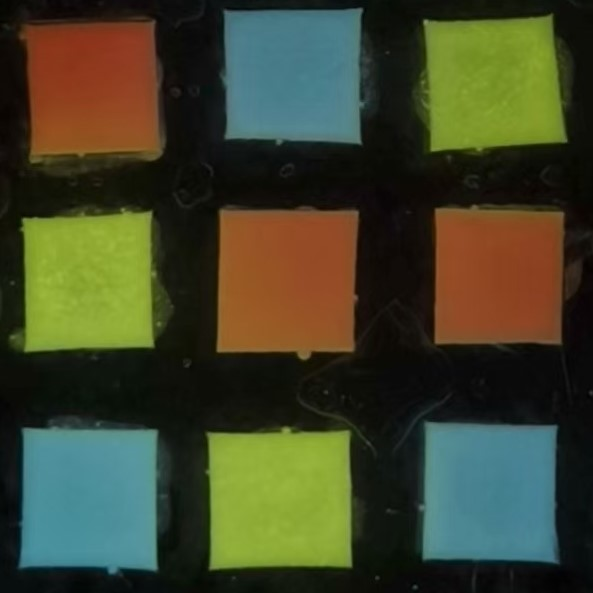
#> input picture Sample/Pic00_1.jpg, 593 x 593 px, found by its file name
$ python color_code_detector.py
#> lines starting #> are read from the running program, lines starting #| are printed output that depends on the picture; after the words box and inside, x2 and y2 are one past the last pixel; in counts of white or black regions, pixels touching at a corner belong together
### DS-2025/v0.1.3/package_test13/image_preprocessing.py
import cv2
import numpy as np

def preprocess_image(self):
    """图像预处理流水线，规范大小，找出边缘（初步）"""
    # 尺寸标准化
    img = cv2.resize(self.image, (self.target_size, self.target_size), interpolation=cv2.INTER_AREA)
    self.Sized_img = img

    # 图像增强
    hsv = cv2.cvtColor(img, cv2.COLOR_BGR2HSV)
    v_channel = hsv[:, :, 2]  # 提取 V 通道

    # 对亮度较高的像素进行指数映射
    v_normalized = v_channel / 255.0  # 归一化到 [0, 1]
    brightness_threshold = self.HPbrightness_threshold  # 最大的一个分量
    gamma = self.HP_gamma  # <0 就是放大
    mask = v_channel > brightness_threshold  # 创建高亮区域的掩码
    v_enhanced = np.where(mask, np.power(v_normalized, gamma) * 255, v_channel)  # 仅增强高亮区域
    v_enhanced = v_enhanced.astype(np.uint8)  # 恢复像素范围

    # 将增强后的 V 通道合并回 HSV 图像
    hsv[:, :, 2] = v_enhanced
    img_enhanced = cv2.cvtColor(hsv, cv2.COLOR_HSV2BGR)  # 转换回 BGR 颜色空间

    gray = cv2.cvtColor(img_enhanced, cv2.COLOR_BGR2GRAY)
    blurred = cv2.GaussianBlur(gray, (self.HPsizeGaussian, self.HPsizeGaussian), 0)  # 高斯模糊
    edged = cv2.Canny(blurred, self.HPt1Canny, self.HPt2Canny)  # Canny边缘检测

    self.visualize_process("Standard Size Pic", img)  # 标准尺寸图片
    self.visualize_process("Gamma Func.", img_enhanced)  # 灰度图像
    self.visualize_process("Gray Func.", gray)  # 灰度图像
    self.visualize_process("GaussianBlur Func.", blurred)  # 高斯模糊图像
    self.visualize_process("Canny Edge Func.", edged)  # Canny 边缘检测

    # 形态学增强：闭运算以填充边缘检测后的孔洞
    kernel = cv2.getStructuringElement(cv2.MORPH_RECT, (self.HPkernel, self.HPkernel))  # 返回一个卷积核
    closed = cv2.morphologyEx(edged, cv2.MORPH_CLOSE, kernel)

    self.visualize_process("CLOSED Func.", closed)

    self.closed_img = closed
    return closed

### DS-2025/v0.1.3/package_test13/contour_detection.py
import cv2
import numpy as np

def detect_contours(self):
    """这个函数主要作用是剔除无用边缘"""
    contours, _ = cv2.findContours(self.closed_img, cv2.RETR_EXTERNAL, cv2.CHAIN_APPROX_SIMPLE)

    img_size = self.target_size
    min_dim = img_size // self.min_screen_coef
    max_dim = img_size // self.max_screen_coef

    valid_contours = []  # 可用边缘
    quadrilaterals = []  # 内接四边形

    for cnt in contours:
        if len(cnt) < 5:  # 至少需要5个点才能构成有效轮廓
            continue

        area = cv2.contourArea(cnt)
        if area < self.min_contour_area:
            continue

        try:
            rect = cv2.minAreaRect(cnt)
            box = cv2.boxPoints(rect)
            box = np.intp(box)

            if (box < 0).any() or (box >= img_size).any():
                continue
        except:
            continue

        x, y, w, h = cv2.boundingRect(cnt)
        if not (min_dim < w < max_dim and min_dim < h < max_dim):
            continue

        valid_contours.append(cnt)
        quadrilaterals.append(box)

    print("有效边缘个数：")
    print(len(valid_contours))
    print("有效内接四边形个数：")
    print(len(quadrilaterals))

    if len(quadrilaterals) != 9:
        print("有效内接四边形不为9！！请检查超参数配置或检查图片")
        cv2.waitKey()
        return []

    self.contours = valid_contours
    self.quadrilaterals = self.sort_quad(quadrilaterals)  # 调用类的方法

    return quadrilaterals

def sort_quad(self, quadrilaterals):
    """将每个四边形的顶点按照左上、右上、右下、左下的顺序排序。"""
    sorted_quads = []

    for quad in quadrilaterals:
        quad = np.array(quad)
        sorted_by_x = quad[np.argsort(quad[:, 0])]
        left_points = sorted_by_x[:2]
        right_points = sorted_by_x[2:]

        left_points = left_points[np.argsort(left_points[:, 1])]
        top_left, bottom_left = left_points[0], left_points[1]

        right_points = right_points[np.argsort(right_points[:, 1])]
        top_right, bottom_right = right_points[0], right_points[1]

        sorted_quad = np.array([top_left, top_right, bottom_right, bottom_left])
        sorted_quads.append(sorted_quad)

    sorted_quadrilaterals = self.sort_quadrilaterals(sorted_quads)
    return sorted_quadrilaterals

def sort_quadrilaterals(self, points_list):
    """对 9 个四边形进行排序，按照从左到右、从上到下的顺序排列。"""
    quad_centers = []
    for quad in points_list:
        cx = sum(p[0] for p in quad) / 4
        cy = sum(p[1] for p in quad) / 4
        quad_centers.append((cx, cy))

    a_index = min(range(9), key=lambda i: quad_centers[i][0] + quad_centers[i][1])
    A = points_list[a_index]

    top_avg = (A[0][1] + A[1][1]) / 2
    bottom_avg = (A[2][1] + A[3][1]) / 2

    same_row = []
    for i in range(9):
        if i == a_index:
            continue
        cx, cy = quad_centers[i]
        if top_avg <= cy <= bottom_avg:
            same_row.append((cx, i))

    same_row.sort(key=lambda x: x[0])
    B_index = same_row[0][1]
    C_index = same_row[1][1]

    remaining = set(range(9)) - {a_index, B_index, C_index}

    B = points_list[B_index]
    left_x = (B[0][0] + B[3][0]) / 2
    right_x = (B[1][0] + B[2][0]) / 2

    left_col = []
    mid_col = []
    right_col = []
    for i in remaining:
        cx, cy = quad_centers[i]
        if cx < left_x:
            left_col.append((cy, i))
        elif cx > right_x:
            right_col.append((cy, i))
        else:
            mid_col.append((cy, i))

    left_col.sort(key=lambda x: x[0])
    mid_col.sort(key=lambda x: x[0])
    right_col.sort(key=lambda x: x[0])

    if len(left_col) < 2 or len(mid_col) < 2 or len(right_col) < 2:
        print("未足额找到第二行和第三行的方块")
        print(left_col)
        print(mid_col)
        print(right_col)
        print("=======================================")

    indices = [a_index, B_index, C_index]
    indices.append(left_col[0][1])
    indices.append(mid_col[0][1])
    indices.append(right_col[0][1])
    indices.append(left_col[1][1])
    indices.append(mid_col[1][1])
    indices.append(right_col[1][1])

    ordered = [points_list[i] for i in indices if i is not None]
    self.contours_ordered = ordered
    return ordered

### DS-2025/v0.1.3/package_test13/utils.py
import cv2
import numpy as np

def detect_stretch_ratio(self):
    """检测拉伸比率，并检查波动是否过大。"""
    if not self.contours_ordered:
        raise ValueError("没有检测到有效的四边形，无法计算拉伸比率。")

    ratios = []

    # 计算每个四边形的长宽比
    for quad in self.contours_ordered:
        # 计算四边形的宽度和高度
        width = np.linalg.norm(quad[0] - quad[1])  # 左上到右上的距离
        height = np.linalg.norm(quad[1] - quad[2])  # 右上到右下的距离

        # 计算长宽比 x/y
        ratio = width / height
        ratios.append(ratio)

    # 计算平均长宽比
    mean_ratio = np.mean(ratios)

    # 检查每个比率与均值的差异
    for i, ratio in enumerate(ratios):
        deviation = abs(ratio - mean_ratio) / mean_ratio
        if deviation > self.HP_ts_radio:
            print((f"第 {i+1} 个四边形的拉伸比率 {ratio:.2f} 与均值 {mean_ratio:.2f} 的差异超过阈值 {self.HP_ts_radio*100:.0f}%。"))
            # raise ValueError(f"第 {i+1} 个四边形的拉伸比率 {ratio:.2f} 与均值 {mean_ratio:.2f} 的差异超过阈值 {self.HP_ts_radio*100:.0f}%。")

    self.radio_stretch = mean_ratio
    return mean_ratio

def visualization_detect_contours(self):
    """最终识别成果，可视化"""
    if not self.show_steps:
        # 不执行该函数
        return

    valid_contours = self.contours
    quadrilaterals = self.quadrilaterals

    # 改进的可视化
    contour_image = cv2.resize(self.image.copy(), (self.target_size, self.target_size))

    # 绘制原始轮廓
    cv2.drawContours(contour_image, valid_contours, -1, (0, 255, 0), 2)

    # 绘制四边形（带有效性检查）
    step_vi = 0
    for quad in quadrilaterals:
        step_vi += 1
        # 绘制四边形边界
        cv2.polylines(contour_image, [quad], True, (0, 0, 255), 2)  # 蓝色外接矩形

        # 标注坐标点（可选）
        for j, (x, y) in enumerate(quad):
            cv2.circle(contour_image, (x, y), 3, (255, 0, 0), -1)
            cv2.putText(contour_image, f"{j}", (x + 5, y + 5),
                        cv2.FONT_HERSHEY_SIMPLEX, 0.4, (255, 255, 255), 1)

        # 绘制 step 信息
        # 计算四边形的中心点
        x, y, w, h = cv2.boundingRect(quad)
        center_x = x + w // 2
        center_y = y + h // 2

        # 在中心点绘制 step 信息
        cv2.putText(contour_image, f"Step {step_vi}", (center_x - 20, center_y),
                    cv2.FONT_HERSHEY_SIMPLEX, 0.5, (0, 0, 0), 1)  # 黑色文本

    contour_image2 = cv2.resize(contour_image, (self.target_size * 2, self.target_size * 2))
    self.visualize_process("Debug View", contour_image2)

### DS-2025/v0.1.3/package_test13/color_detection.py
import cv2
import numpy as np

def detect_colors(self):
    """颜色检测主逻辑"""
    detectColor_image = cv2.resize(self.image.copy(), (self.target_size, self.target_size))

    color_means = []  # 存储每个区域的颜色平均值
    color_detects = []  # 存储颜色分类结果

    for quad in self.quadrilaterals:
        x, y, w, h = cv2.boundingRect(quad)

        center_factor = 2 / 3
        center_x = int(x + w * (0.5 - center_factor / 2))
        center_y = int(y + h * (0.5 - center_factor / 2))
        center_w = int(w * center_factor)
        center_h = int(h * center_factor)

        roi = detectColor_image[center_y:center_y + center_h, center_x:center_x + center_w]

        if self.show_hsv:
            hsv_roi = cv2.cvtColor(roi, cv2.COLOR_BGR2HSV)
            h_mean = int(np.mean(hsv_roi[:, :, 0]))
            s_mean = int(np.mean(hsv_roi[:, :, 1]))
            v_mean = int(np.mean(hsv_roi[:, :, 2]))
            colors_group = (h_mean, s_mean, v_mean)
            color_means.append(colors_group)
            classify_color_text = classify_color(self, colors_group)
            color_detects.append(classify_color_text)

            text_position = (center_x, center_y - 30)
            cv2.putText(detectColor_image, f"H: {h_mean}", text_position, cv2.FONT_HERSHEY_SIMPLEX, 0.5, (255, 255, 255), 1)
            cv2.putText(detectColor_image, f"S: {s_mean}", (center_x, center_y - 15), cv2.FONT_HERSHEY_SIMPLEX, 0.5, (255, 255, 255), 1)
            cv2.putText(detectColor_image, f"V: {v_mean}", (center_x, center_y), cv2.FONT_HERSHEY_SIMPLEX, 0.5, (255, 255, 255), 1)
        else:
            b_mean = int(np.mean(roi[:, :, 0]))
            g_mean = int(np.mean(roi[:, :, 1]))
            r_mean = int(np.mean(roi[:, :, 2]))
            colors_group = (b_mean, g_mean, r_mean)
            color_means.append(colors_group)

            classify_color_text = classify_color(self, colors_group)
            color_detects.append(classify_color_text)

            hex_color = "#{:02X}{:02X}{:02X}".format(r_mean, g_mean, b_mean)
            text_position = (center_x, center_y - 10)
            cv2.putText(detectColor_image, hex_color, text_position, cv2.FONT_HERSHEY_SIMPLEX, 0.5, (255, 255, 255), 1)

        classify_text_position = (center_x, center_y + center_h + 20)
        cv2.putText(detectColor_image, classify_color_text, classify_text_position, cv2.FONT_HERSHEY_SIMPLEX, 0.5, (0, 255, 0), 1)

        cv2.rectangle(detectColor_image, (center_x, center_y), (center_x + center_w, center_y + center_h), (0, 255, 0), 2)

    detectColor_image2 = cv2.resize(detectColor_image.copy(), (self.target_size * 2, self.target_size * 2))
    self.visualize_process("Color Detect", detectColor_image2)

    self.color_blocks = color_means
    self.final_codes = color_detects

    return color_means

def classify_color(self, color):
    """根据颜色代码判断颜色类别（红色、蓝色、绿色、黑色）。"""
    if self.show_hsv:
        h, s, v = color
        h = h * 2
        From0 = 0
        From0_endRed = 60
        FromRed_endGreen = 165
        FromGreen_endBlue = 300
        FromBlue_end360 = 360
        Black_below = 60

        if v < Black_below:
            return "Black"

        if From0 <= h < From0_endRed:
            return "Red"
        elif h < FromRed_endGreen:
            return "Green"
        elif h < FromGreen_endBlue:
            return "Blue"
        elif h < FromBlue_end360:
            return "Red"

        return f"H:{h},S:{s},V:{v}"
    else:
        b, g, r = color
        return f"B:{b},G:{g},R:{r}"

### DS-2025/v0.1.3/package_test13/color_code_detector.py
import cv2
import numpy as np
from image_preprocessing import preprocess_image
from contour_detection import detect_contours, sort_quad, sort_quadrilaterals
from color_detection import detect_colors, classify_color
from utils import detect_stretch_ratio, visualization_detect_contours

class ColorCodeDetector:
    def __init__(self, image_path):
        # 初始化图像路径并加载图像
#> called with image_path = './Sample/Pic00_1.jpg'
        self.image = cv2.imread(image_path)
#> self.image is the input picture: shape (593, 593, 3); mean B, G, R 42.6, 67.4, 63.6
        if self.image is None:
            raise ValueError("图像加载失败，请检查文件路径")

        # 图片
        self.Sized_img = None  # 图像大小拉伸后
        self.closed_img = None  # 图像(闭运算)

        # 中间元素
        self.contours = []  # 轮廓
        self.quadrilaterals = []  # 有效内接四边形
        self.contours_ordered = []  # 排序后的内接四边形
        self.color_blocks = []  # 颜色块
        self.final_codes = []  # 颜色代码
        self.radio_stretch = 1.0  # 拉伸参数

        # 控制开关
        self.show_steps = True  # 控制是否显示处理步骤
        self.steps_fig = 0
        self.show_hsv = True  # False 则代表显示rgb

        # 参数配置
        self.target_size = 320  # 标准处理尺寸 320
        self.min_contour_area = 50  # 最小轮廓面积 50
        self.min_screen_coef = 12  # 最小有效轮廓占总图像的1/x 8
        self.max_screen_coef = 3  # 最小有效轮廓占总图像的1/x 3

        # 超参数
        self.HPsizeGaussian = 5  # 高斯模糊，默认5
        self.HPt1Canny = 50  # Canny阈值1，低于此值边缘被忽略，默认50
        self.HPt2Canny = 150  # Canny阈值2，高于此值边缘强边缘，默认150
        self.HPkernel = 9  # 形态学增强（闭运算核大小）
        self.HP_ts_radio = 0.3  # 拉伸突变容忍参数
        self.HP_gamma = 0.7  # 指数映射比率
        self.HPbrightness_threshold = 120  # 亮度通道阈值，高于此值则加亮度

        # 绑定外部函数到类实例
        self.preprocess_image = preprocess_image.__get__(self)
        self.detect_contours = detect_contours.__get__(self)
        self.sort_quad = sort_quad.__get__(self)
        self.sort_quadrilaterals = sort_quadrilaterals.__get__(self)
        self.detect_colors = detect_colors.__get__(self)
        self.classify_color = classify_color.__get__(self)
        self.detect_stretch_ratio = detect_stretch_ratio.__get__(self)
        self.visualization_detect_contours = visualization_detect_contours.__get__(self)

    def visualize_process(self, title_showd, img_showed):
        if self.show_steps:
            title_showd = "[Step " + str(self.steps_fig) + " ]= " + title_showd
            cv2.imshow(title_showd, img_showed)
            self.steps_fig += 1

    def analyze(self):
        """完整处理流程"""
        try:
            # 执行图像预处理、轮廓检测、颜色检测和可视化
            self.preprocess_image()  # 预处理
#> in preprocess_image, `mask = v_channel > brightness_threshold`:
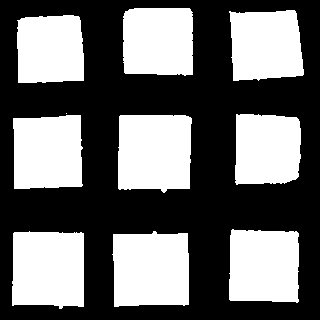
#> mask: shape (320, 320) bool; 42.5% white; 10 white regions (1 under 20 px), largest, box (x1, y1, x2, y2) and area: (112, 231, 189, 307) 5388, (118, 115, 192, 193) 5359, (12, 231, 84, 309) 5234
#> in preprocess_image, `v_enhanced = np.where(mask, np.power(v_normalized, gamma) * 255, v_cha..`:
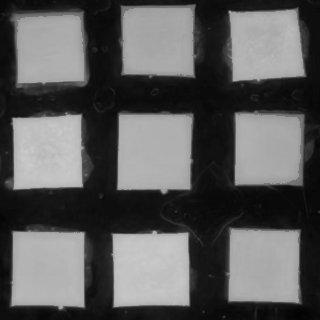
#> v_enhanced: shape (320, 320) float64; min 2, max 203.7, mean 90.6
#> in preprocess_image, `img_enhanced = cv2.cvtColor(hsv, cv2.COLOR_HSV2BGR)`:
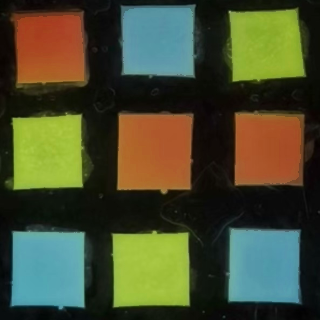
#> img_enhanced: shape (320, 320, 3); mean B, G, R 47.9, 75.8, 71.7
#> in preprocess_image, `gray = cv2.cvtColor(img_enhanced, cv2.COLOR_BGR2GRAY)`:
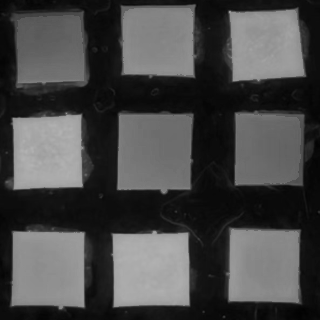
#> gray: shape (320, 320); min 2, max 178, mean 71.4
#> in preprocess_image, `closed = cv2.morphologyEx(edged, cv2.MORPH_CLOSE, kernel)`:
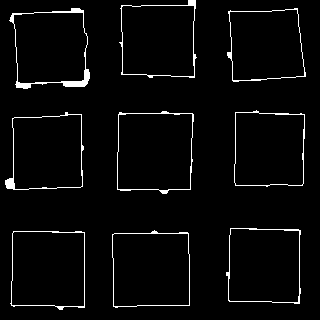
#> closed: shape (320, 320); 3.4% white in thin lines or dots
            self.detect_contours()  # 轮廓检测
#> in detect_contours, `contours, _ = cv2.findContours(self.closed_img, cv2.RETR_EXTERNAL, cv2..`: contours = 9 contours; largest, box (x1, y1, x2, y2) and area: (117, 111, 194, 194) 5660, (112, 230, 190, 308) 5523, (10, 231, 85, 310) 5387, (9, 8, 90, 89) 5155, (226, 228, 301, 304) 5140
#> the loop in detect_contours, `for cnt in contours:` made 9 passes
#> (area, rect, box, x, y, w, h) on passes 1 to 3: (5387, ((47, 270), (78, 74), -90), [[84, 309], [10, 309], [10, 231], [84, 231]], 10, 231, 75, 79), (5523, ((150.8, 268.2), (77.05, 76.23), -1.17), [[113, 307], [111, 230], [188, 229], [190, 305]], 112, 230, 78, 78), (5139.5, ((263.4, 265.2), (74.07, 74.48), -88.64), [[299, 303], [225, 301], [227, 227], [301, 229]], 226, 228, 75, 76)
#> after the loop in detect_contours, `for cnt in contours:`: quadrilaterals = 9 items; valid_contours has the same summary as contours
#| 9
#| 9
#> in detect_contours, `self.contours = valid_contours`: self.contours has the same summary as contours
#> the loop in sort_quad, `for quad in quadrilaterals:` made 9 passes
#> (quad, sorted_quad) on passes 2, 4, 7, 8: ([[113, 307], [111, 230], [188, 229], [190, 305]], [[111, 230], [188, 229], [190, 305], [113, 307]]), ([[5, 189], [2, 114], [81, 111], [84, 186]], [[2, 114], [81, 111], [84, 186], [5, 189]]), ([[228, 81], [224, 10], [302, 6], [305, 77]], [[224, 10], [302, 6], [305, 77], [228, 81]]), ([[15, 91], [8, 13], [84, 6], [91, 85]], [[8, 13], [84, 6], [91, 85], [15, 91]])
#> the loop in sort_quadrilaterals, `for quad in points_list:` made 9 passes
#> (quad, cx, cy) on passes 1 to 7: ([[10, 231], [84, 231], [84, 309], [10, 309]], 47, 270), ([[111, 230], [188, 229], [190, 305], [113, 307]], 150.5, 267.8), ([[227, 227], [301, 229], [299, 303], [225, 301]], 263, 265), ([[2, 114], [81, 111], [84, 186], [5, 189]], 43, 150), ([[118, 109], [193, 111], [191, 193], [116, 191]], 154.5, 151), ([[235, 109], [304, 110], [303, 186], [233, 185]], 268.8, 147.5), ([[224, 10], [302, 6], [305, 77], [228, 81]], 264.8, 43.5)
#> after the loop in sort_quadrilaterals, `for quad in points_list:`: quad_centers = [(47, 270), (150.5, 267.8), (263, 265), (43, 150), (154.5, 151), (268.8, 147.5), (264.8, 43.5), (49.5, 48.75), (156.8, 38.75)]
#> in sort_quadrilaterals, `a_index = min(range(9), key=lambda i: quad_centers[i][0] + quad_center..`: a_index = 7
#> in sort_quadrilaterals, `A = points_list[a_index]`: A = [[8, 13], [84, 6], [91, 85], [15, 91]]
#> in sort_quadrilaterals, `top_avg = (A[0][1] + A[1][1]) / 2`: top_avg = 9.5
#> in sort_quadrilaterals, `bottom_avg = (A[2][1] + A[3][1]) / 2`: bottom_avg = 88
#> the loop in sort_quadrilaterals, `for i in range(9):` made 9 passes
#> after the loop in sort_quadrilaterals, `for i in range(9):`: same_row = [(264.8, 6), (156.8, 8)]
#> in sort_quadrilaterals, `B_index = same_row[0][1]`: B_index = 8
#> in sort_quadrilaterals, `C_index = same_row[1][1]`: C_index = 6
#> in sort_quadrilaterals, `remaining = set(range(9)) - {a_index, B_index, C_index}`: remaining = 6 items
#> in sort_quadrilaterals, `B = points_list[B_index]`: B = [[118, 1], [194, 0], [196, 76], [119, 78]]
#> in sort_quadrilaterals, `left_x = (B[0][0] + B[3][0]) / 2`: left_x = 118.5
#> in sort_quadrilaterals, `right_x = (B[1][0] + B[2][0]) / 2`: right_x = 195
#> the loop in sort_quadrilaterals, `for i in remaining:` made 6 passes
#> after the loop in sort_quadrilaterals, `for i in remaining:`: left_col = [(270, 0), (150, 3)]; mid_col = [(267.8, 1), (151, 4)]; right_col = [(265, 2), (147.5, 5)]
#> in sort_quadrilaterals, `indices = [a_index, B_index, C_index]`: indices = [7, 8, 6]
#> in sort_quadrilaterals, `ordered = [points_list[i] for i in indices if i is not None]`: ordered = 9 items
            radio_stretch = self.detect_stretch_ratio()  # 检测拉伸比率
#> the loop in detect_stretch_ratio, `for quad in self.contours_ordered:` made 9 passes
#> (quad, width, height, ratio) on passes 1 to 6: ([[8, 13], [84, 6], [91, 85], [15, 91]], 76.32, 79.31, 0.962), ([[118, 1], [194, 0], [196, 76], [119, 78]], 76.01, 76.03, 1), ([[224, 10], [302, 6], [305, 77], [228, 81]], 78.1, 71.06, 1.1), ([[2, 114], [81, 111], [84, 186], [5, 189]], 79.06, 75.06, 1.05), ([[118, 109], [193, 111], [191, 193], [116, 191]], 75.03, 82.02, 0.915), ([[235, 109], [304, 110], [303, 186], [233, 185]], 69.01, 76.01, 0.908)
#> after the loop in detect_stretch_ratio, `for quad in self.contours_ordered:`: ratios = [0.962, 1, 1.1, 1.05, 0.915, 0.908, 0.949, 1.01, 1]
#> in detect_stretch_ratio, `mean_ratio = np.mean(ratios)`: mean_ratio = 0.989
#> the loop in detect_stretch_ratio, `for i, ratio in enumerate(ratios):` made 9 passes
#> (ratio, deviation) on passes 1 to 8: (0.962, 0.0267), (1, 0.0111), (1.1, 0.112), (1.05, 0.0653), (0.915, 0.0749), (0.908, 0.0817), (0.949, 0.0405), (1.01, 0.0244)
#> radio_stretch = 0.989
            print(f"平均拉伸比率: {radio_stretch:.2f}")
#| 平均拉伸比率: 0.99

            self.detect_colors()  # 颜色检测
#> the loop in detect_colors, `for quad in self.quadrilaterals:` made 9 passes
#> (quad, x, y, w, center_x, center_y, center_w) on passes 1 to 5: ([[8, 13], [84, 6], [91, 85], [15, 91]], 8, 6, 84, 22, 20, 56), ([[118, 1], [194, 0], [196, 76], [119, 78]], 118, 0, 79, 131, 13, 52), ([[224, 10], [302, 6], [305, 77], [228, 81]], 224, 6, 82, 237, 18, 54), ([[2, 114], [81, 111], [84, 186], [5, 189]], 2, 111, 83, 15, 124, 55), ([[118, 109], [193, 111], [191, 193], [116, 191]], 116, 109, 78, 129, 123, 52)
#> after the loop in detect_colors, `for quad in self.quadrilaterals:`:
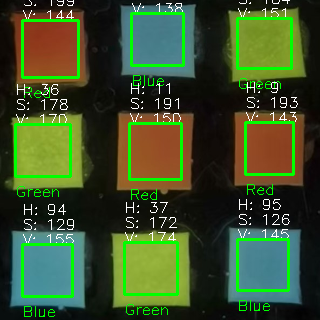
#> detectColor_image: shape (320, 320, 3); mean B, G, R 42, 79.8, 60.3
#> after the loop in detect_colors, `for quad in self.quadrilaterals:`:
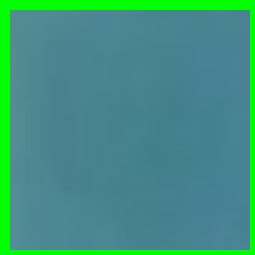
#> roi: shape (51, 51, 3) (shown 5 times larger); mean B, G, R 128.6, 145.8, 64.3
#> after the loop in detect_colors, `for quad in self.quadrilaterals:`: color_detects = ['Red', 'Blue', 'Green', 'Green', 'Red', 'Red', 'Blue', 'Green', 'Blue']; color_means = [(8, 199, 144), (95, 119, 138), (37, 184, 151), (36, 178, 170), (11, 191, 150), (9, 193, 143), (94, 129, 155), (37, 172, 174), (95, 126, 145)]
#> (the rest of the program and of its run is left out)
